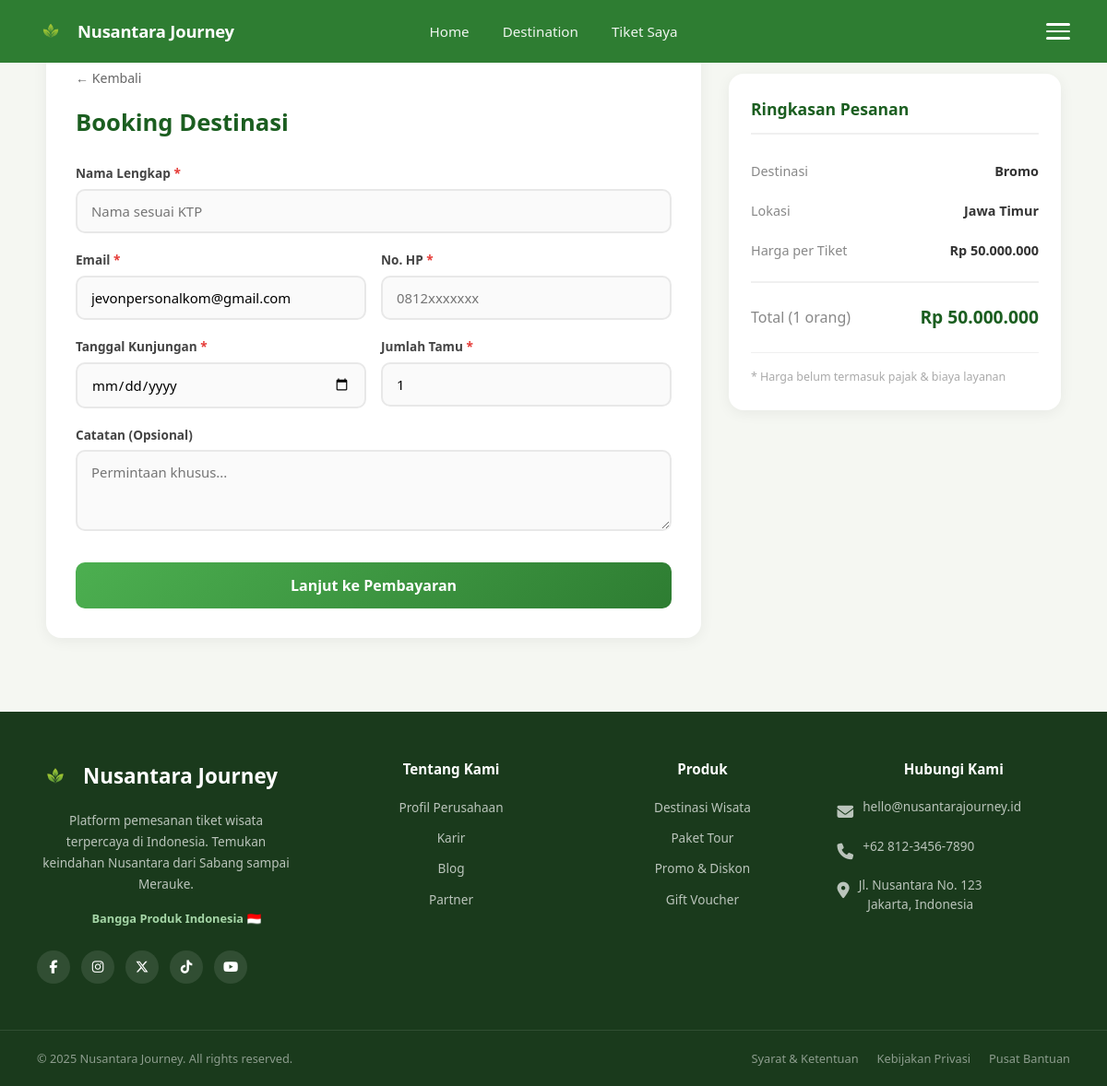
The page /cart/booking.php?destinasi_id=14 (signed in) on the database its author committed.
### tables this page shows
CREATE TABLE `destinasi` (
  `id` int(11) NOT NULL,
  `provinsi_id` int(11) DEFAULT NULL,
  `nama_destinasi` varchar(150) NOT NULL,
  `provinsi` varchar(100) NOT NULL,
  `deskripsi` text NOT NULL,
  `harga` int(11) NOT NULL DEFAULT 0,
  `gambar` varchar(255) DEFAULT '',
  `created_at` timestamp NOT NULL DEFAULT current_timestamp(),
  `stok_tiket` int(11) DEFAULT 100
);

CREATE TABLE `provinsi` (
  `id` int(11) NOT NULL,
  `nama_provinsi` varchar(100) NOT NULL,
  `pulau` varchar(100) DEFAULT NULL,
  `ibu_kota` varchar(100) DEFAULT NULL,
  `populasi` varchar(50) DEFAULT NULL,
  `deskripsi` text DEFAULT NULL,
  `gambar` varchar(255) DEFAULT NULL,
  `highlight` varchar(255) DEFAULT NULL,
  `created_at` timestamp NOT NULL DEFAULT current_timestamp()
);

### cart/booking.php (the view, shortened to what this page needs)
<?php
require_once '../koneksi.php';
$destinasi_id = isset($_GET['destinasi_id']) ? (int)$_GET['destinasi_id'] : 0;
$q = mysqli_query($koneksi, "SELECT d.*, p.nama_provinsi FROM destinasi d
    LEFT JOIN provinsi p ON d.provinsi_id = p.id
    WHERE d.id = $destinasi_id");
$destinasi = ($q && mysqli_num_rows($q) > 0) ? mysqli_fetch_assoc($q) : null;
?>
<!DOCTYPE html>
<html lang="id">
<head>
    <link rel="stylesheet" href="../assets/css/index.css">
    <link rel="stylesheet" href="assets/css/booking.css">
    <link rel="stylesheet" href="https://cdnjs.cloudflare.com/ajax/libs/font-awesome/6.5.1/css/all.min.css">
</head>
<body>
    <nav class="main-nav">
        <a href="../index.php" class="nav-brand">
            <img src="../uploads/logo.png" alt="Logo" class="nav-logo-leaf" onerror="this.style.display='none'">
            <span class="nav-brand-name">Nusantara Journey</span>
        </a>
        <div class="nav-links">
            <a href="../index.php">Home</a>
            <a href="../user/dashboard.php">Destination</a>
            <a href="tiket_saya.php">Tiket Saya</a>
        </div>
        <div class="nav-hamburger"><span></span><span></span><span></span></div>
    </nav>
    <section class="booking-section">
        <div class="booking-container">
            <div class="booking-layout">
                <div class="booking-form-wrap">
                    <a href="../user/detail.php?id=<?= $destinasi_id ?>" class="btn-kembali">&larr; Kembali</a>
                    <h1>Booking Destinasi</h1>
                    <form method="POST" action="booking.php?destinasi_id=<?= $destinasi_id ?>" class="booking-form">
                        <div class="form-group">
                            <label>Nama Lengkap <span class="required">*</span></label>
                            <input type="text" name="nama_pemesan" required placeholder="Nama sesuai KTP"
                                   value="<?= isset($_POST['nama_pemesan']) ? htmlspecialchars($_POST['nama_pemesan']) : '' ?>">
                        </div>
                        <div class="form-row">
                            <div class="form-group">
                                <label>Email <span class="required">*</span></label>
                                <input type="email" name="email" required placeholder="email@contoh.com"
                                       value="<?= isset($_POST['email']) ? htmlspecialchars($_POST['email']) : $_SESSION['email'] ?? '' ?>">
                            </div>
                            <div class="form-group">
                                <label>No. HP <span class="required">*</span></label>
                                <input type="tel" name="no_hp" required placeholder="0812xxxxxxx"
                                       value="<?= isset($_POST['no_hp']) ? htmlspecialchars($_POST['no_hp']) : '' ?>">
                            </div>
                        </div>
                        <div class="form-row">
                            <div class="form-group">
                                <label>Tanggal Kunjungan <span class="required">*</span></label>
                                <input type="date" name="tanggal_kunjungan" required
                                       min="<?= date('Y-m-d') ?>"
                                       value="<?= isset($_POST['tanggal_kunjungan']) ? htmlspecialchars($_POST['tanggal_kunjungan']) : '' ?>">
                            </div>
                            <div class="form-group">
                                <label>Jumlah Tamu <span class="required">*</span></label>
                                <input type="number" name="jumlah_tamu" min="1" max="20" required value="<?= isset($_POST['jumlah_tamu']) ? htmlspecialchars($_POST['jumlah_tamu']) : '1' ?>">
                            </div>
                        </div>
                        <div class="form-group">
                            <label>Catatan (Opsional)</label>
                            <textarea name="catatan" rows="3" placeholder="Permintaan khusus..."><?= isset($_POST['catatan']) ? htmlspecialchars($_POST['catatan']) : '' ?></textarea>
                        </div>
                        <button type="submit" class="btn-submit-booking">Lanjut ke Pembayaran</button>
                    </form>
                </div>
                <div class="booking-summary">
                    <h3>Ringkasan Pesanan</h3>
                    <div class="summary-item">
                        <span>Destinasi</span>
                        <strong><?= htmlspecialchars($destinasi['nama_destinasi']) ?></strong>
                    </div>
                    <div class="summary-item">
                        <span>Lokasi</span>
                        <strong><?= htmlspecialchars($destinasi['nama_provinsi'] ?? 'Indonesia') ?></strong>
                    </div>
                    <div class="summary-item">
                        <span>Harga per Tiket</span>
                        <strong>Rp <?= number_format($destinasi['harga'], 0, ',', '.') ?></strong>
                    </div>
                    <div class="summary-divider"></div>
                    <div class="summary-item summary-total">
                        <span>Total (1 orang)</span>
                        <strong id="totalHarga">Rp <?= number_format($destinasi['harga'], 0, ',', '.') ?></strong>
                    </div>
                    <div class="summary-note">
                        <small>* Harga belum termasuk pajak & biaya layanan</small>
                    </div>
                </div>
            </div>
        </div>
    </section>
    <footer class="main-footer">
        <div class="footer-container">
            <div class="footer-grid">
                <div class="footer-brand">
                    <div class="footer-brand-name">
                        <img src="../uploads/logo.png" alt="Logo" class="footer-brand-logo" onerror="this.style.display='none'">
                        Nusantara Journey
                    </div>
                    <p class="footer-desc">
                        Platform pemesanan tiket wisata terpercaya di Indonesia.
                        Temukan keindahan Nusantara dari Sabang sampai Merauke.
                    </p>
                    <span class="footer-tagline">Bangga Produk Indonesia 🇮🇩</span>
                    <div class="footer-social">
                        <a href="#" class="footer-social-link" title="Facebook"><i class="fa-brands fa-facebook-f"></i></a>
                        <a href="#" class="footer-social-link" title="Instagram"><i class="fa-brands fa-instagram"></i></a>
                        <a href="#" class="footer-social-link" title="Twitter / X"><i class="fa-brands fa-x-twitter"></i></a>
                        <a href="#" class="footer-social-link" title="TikTok"><i class="fa-brands fa-tiktok"></i></a>
                        <a href="#" class="footer-social-link" title="YouTube"><i class="fa-brands fa-youtube"></i></a>
                    </div>
                </div>
                <div class="footer-col">
                    <h4>Tentang Kami</h4>
                    <ul>
                        <li><a href="#">Profil Perusahaan</a></li>
                        <li><a href="#">Karir</a></li>
                        <li><a href="#">Blog</a></li>
                        <li><a href="#">Partner</a></li>
                    </ul>
                </div>
                <div class="footer-col">
                    <h4>Produk</h4>
                    <ul>
                        <li><a href="../user/provinsi.php">Destinasi Wisata</a></li>
                        <li><a href="../user/dashboard.php">Paket Tour</a></li>
                        <li><a href="#">Promo & Diskon</a></li>
                        <li><a href="#">Gift Voucher</a></li>
                    </ul>
                </div>
                <div class="footer-col">
                    <h4>Hubungi Kami</h4>
                    <div class="footer-contact-item">
                        <span class="footer-contact-icon"><i class="fa-solid fa-envelope"></i></span>
                        <span>hello@nusantarajourney.id</span>
                    </div>
                    <div class="footer-contact-item">
                        <span class="footer-contact-icon"><i class="fa-solid fa-phone"></i></span>
                        <span>+62 812-3456-7890</span>
                    </div>
                    <div class="footer-contact-item">
                        <span class="footer-contact-icon"><i class="fa-solid fa-location-dot"></i></span>
                        <span>Jl. Nusantara No. 123<br>Jakarta, Indonesia</span>
                    </div>
                </div>
            </div>
        </div>
        <div class="footer-bottom">
            <span class="footer-copyright">&copy; 2025 Nusantara Journey. All rights reserved.</span>
            <div class="footer-links">
                <a href="#">Syarat & Ketentuan</a>
                <a href="#">Kebijakan Privasi</a>
                <a href="#">Pusat Bantuan</a>
            </div>
        </div>
    </footer>
</body>
</html>

### assets/css/index.css (style rules this page uses)
*, *::before, *::after { box-sizing: border-box; margin: 0; padding: 0; }
body { font-family: 'Segoe UI', Tahoma, Geneva, Verdana, sans-serif; line-height: 1.6; color: #333; }
.main-nav { position: absolute; top: 0; left: 0; right: 0; z-index: 100; padding: 0 36px; height: 68px; display: flex; justify-content: space-between; align-items: center; background: #2e7d32; }
.nav-brand { display: flex; align-items: center; gap: 10px; text-decoration: none; }
.nav-logo-leaf { width: 38px; height: 38px; }
.nav-brand-name { color: white; font-size: 1.15rem; font-weight: 700; letter-spacing: -0.2px; }
.nav-links { display: flex; align-items: center; gap: 36px; position: absolute; left: 50%; transform: translateX(-50%); }
.nav-links a { color: rgba(255,255,255,0.92); text-decoration: none; font-size: 0.95rem; font-weight: 500; transition: color 0.2s; }
.nav-hamburger { display: flex; flex-direction: column; gap: 5px; cursor: pointer; padding: 4px; }
.nav-hamburger span { display: block; width: 26px; height: 2.5px; background: white; border-radius: 2px; }
.main-footer { background: #1a3a1c; color: rgba(255,255,255,0.5); text-align: center; padding: 24px; font-size: 0.84rem; }
.main-footer { background: #1a3a1c; color: rgba(255,255,255,0.85); padding: 0; font-size: 0.9rem; }
.footer-container { max-width: 1200px; margin: 0 auto; padding: 50px 40px 30px; }
.footer-grid { display: grid; grid-template-columns: 1.2fr 1fr 1fr 1fr; gap: 20px; margin-bottom: 20px; }
.footer-brand { display: flex; flex-direction: column; gap: 16px; }
.footer-brand-name { font-size: 1.4rem; font-weight: 800; color: white; display: flex; align-items: center; gap: 10px; }
.footer-brand-logo { width: 40px; height: 40px; }
.footer-desc { color: rgba(255,255,255,0.7); font-size: 0.85rem; line-height: 1.7; max-width: 280px; }
.footer-tagline { color: #a5d6a7; font-size: 0.8rem; font-weight: 600; }
.footer-col h4 { color: white; font-size: 0.95rem; font-weight: 700; margin-bottom: 18px; }
.footer-col ul { list-style: none; padding: 0; margin: 0; }
.footer-col ul li { margin-bottom: 10px; }
.footer-col ul li a { color: rgba(255,255,255,0.7); text-decoration: none; font-size: 0.85rem; transition: color 0.2s; }
.footer-contact-item { display: flex; align-items: flex-start; gap: 10px; margin-bottom: 12px; color: rgba(255,255,255,0.7); font-size: 0.85rem; }
.footer-contact-icon { font-size: 1.1rem; flex-shrink: 0; margin-top: 2px; }
.footer-social { display: flex; gap: 12px; margin-top: 8px; }
.footer-social-link { width: 36px; height: 36px; border-radius: 50%; background: rgba(255,255,255,0.1); display: flex; align-items: center; justify-content: center; color: white; text-decoration: none; font-size: 1rem; transition: background 0.2s, transform 0.2s; }
.footer-social-link i { font-size: 0.9rem; }
.footer-bottom { border-top: 1px solid rgba(255,255,255,0.1); padding: 20px 40px; display: flex; justify-content: space-between; align-items: center; flex-wrap: wrap; gap: 10px; max-width: 1200px; margin: 0 auto; }
.footer-copyright { color: rgba(255,255,255,0.5); font-size: 0.8rem; }
.footer-links { display: flex; gap: 20px; }
.footer-links a { color: rgba(255,255,255,0.5); text-decoration: none; font-size: 0.8rem; transition: color 0.2s; }

### rows shown on the page
destinasi: nama_destinasi "Bromo", provinsi.nama_provinsi "Jawa Timur", harga "50.000.000"
